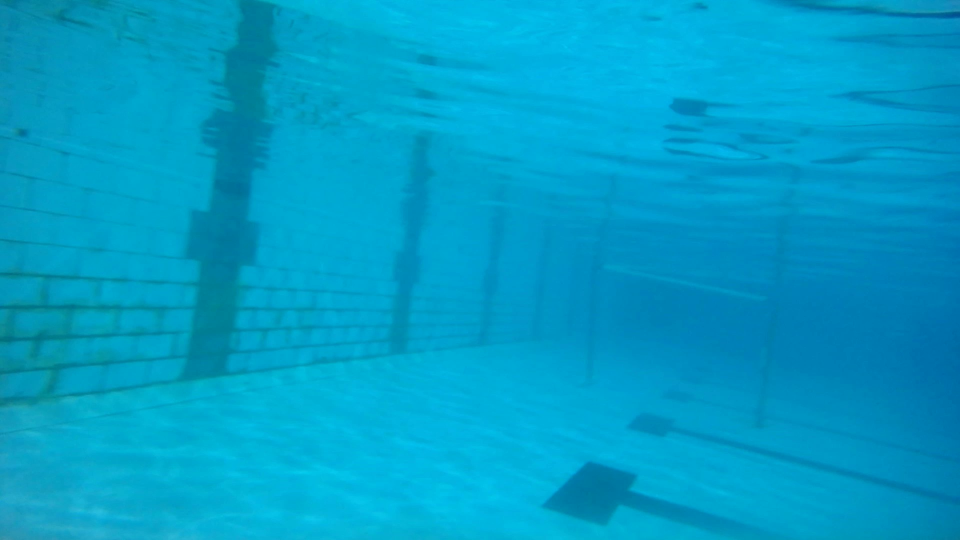
#> input picture testCases/WIN_20231017_23_15_57_Pro - frame at 0m0s.jpg, 1920 x 1080 px, given in place of Untitled video - Made with Clipchamp (1).mp4, which was not available (shown at 1/2 size)
$ python theCodeWithBestResults.py
#> lines starting #> are read from the running program, lines starting #| are printed output that depends on the picture; after the words box and inside, x2 and y2 are one past the last pixel; in counts of white or black regions, pixels touching at a corner belong together; pictures that were not available may be replaced by others from this repository, and a replacement may not be noted
import cv2
import numpy as np

# Function for unsharp mask
def unsharp_mask(image, sigma=1.0, strength=1.5):
    blurred = cv2.bilateralFilter(image, 2, 75, 75)
    sharpened = cv2.addWeighted(image, 1.0 + strength, blurred, -strength, 0)
    return sharpened

# Read the video file

# Read the video file
#video_path = r"C:\Users\Mudit\Downloads\VScode\cv\Deepblu\Untitled video - Made with Clipchamp (3).mp4"#Very faint gate
#video_path = r"C:\Users\Mudit\Downloads\VScode\cv\Deepblu\Untitled video - Made with Clipchamp (2).mp4"#short video
video_path = r"C:\Users\Mudit\Downloads\VScode\cv\Deepblu\Untitled video - Made with Clipchamp (1).mp4"# best test caase best performance
#video_path = r"C:\Users\Mudit\Downloads\VScode\cv\Deepblu\Untitled video - Made with Clipchamp.mp4" #ideal
cap = cv2.VideoCapture(video_path)
# [7 lines of commented-out code are left out]
kernel_5x5 = np.array(
    [
        [-1, -1, -1, -1, -1],
        [-1, 1, 2, 1, -1],
        [-1, 2, 5, 2, -1],
        [-1, 1, 2, 1, -1],
        [-1, -1, -1, -1, -1],
    ]
)

kernel_7x7 = np.array(
    [
        [-1, -1, -1, -1, -1, -1, -1],
        [-1, -1, -1, -1, -1, -1, -1],
        [-1, -1, -1, 8, -1, -1, -1],
        [-1, -1, 8, 13.5, 8, -1, -1],
        [-1, -1, -1, 8, -1, -1, -1],
        [-1, -1, -1, -1, -1, -1, -1],
        [-1, -1, -1, -1, -1, -1, -1]
    ]
)

kernel_7x7_hor = np.array(
    [
        [-1, -1, -1, 6, -1, -1, -1],
        [-1, -1, -1, 6, -1, -1, -1],
        [-1, -1, -1, 6, -1, -1, -1],
        [-1, -1, -1, 6, -1, -1, -1],
        [-1, -1, -1, 6, -1, -1, -1],
        [-1, -1, -1, 6, -1, -1, -1],
        [-1, -1, -1, 6, -1, -1, -1]
    ]
)

kernel_7x7_hor_thick = np.array(
    [
        [-1, -1, 4/3, 4/3, 4/3, -1, -1],
        [-1, -1, 4/3, 4/3, 4/3, -1, -1],
        [-1, -1, 4/3, 4/3, 4/3, -1, -1],
        [-1, -1, 4/3, 4/3, 4/3, -1, -1],
        [-1, -1, 4/3, 4/3, 4/3, -1, -1],
        [-1, -1, 4/3, 4/3, 4/3, -1, -1],
        [-1, -1, 4/3, 4/3, 4/3, -1, -1]
    ]
)

kernel_7x7_corners = np.array(
    [
        [-1, -1, -1, -1, -1, -1, -1],
        [-1, -1, -1, -1, -1, -1, -1],
        [-1, -1, 4/3, 4/3, 4/3, 4/3, 4/3],
        [-1, -1, 4/3, 4/3, 4/3, 4/3, 4/3],
        [-1, -1, 4/3, 4/3, 4/3, 4/3, 4/3],
        [-1, -1, 4/3, 4/3, 4/3, -1, -1],
        [-1, -1, 4/3, 4/3, 4/3, -1, -1]
    ]
)

while cap.isOpened():
    ret, frame = cap.read()
#> frame is the input picture: shape (1080, 1920, 3); mean B, G, R 199.4, 157.6, 1.1

    if not ret:
        break

    frame = cv2.resize(frame, (640, 480))
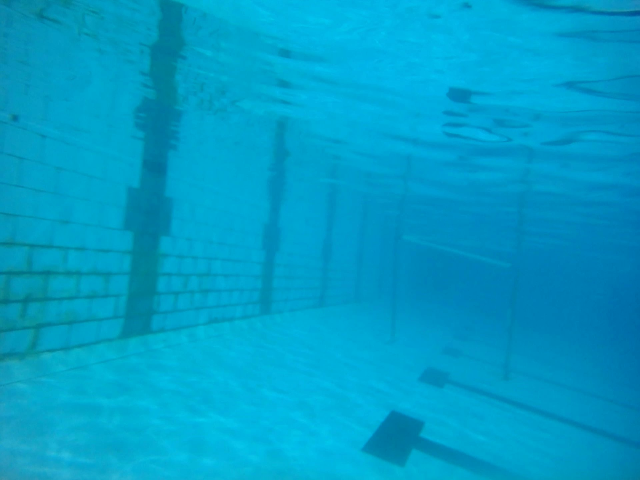
#> frame: shape (480, 640, 3); mean B, G, R 199.4, 157.6, 1.1
    blue = frame[:, :, 2]
    green = frame[:, :, 1]
    red = frame[:, :, 0]
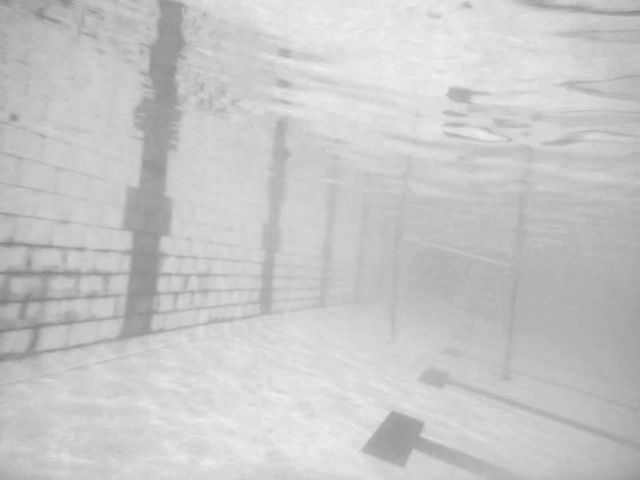
#> red: shape (480, 640); min 124, max 241, mean 199.4

    # Combine images with different weights
    combined = cv2.addWeighted((blue), 0.05, green, 0.66, 0)
    combined = cv2.addWeighted(combined, 0.7, red, 0.52, 0)
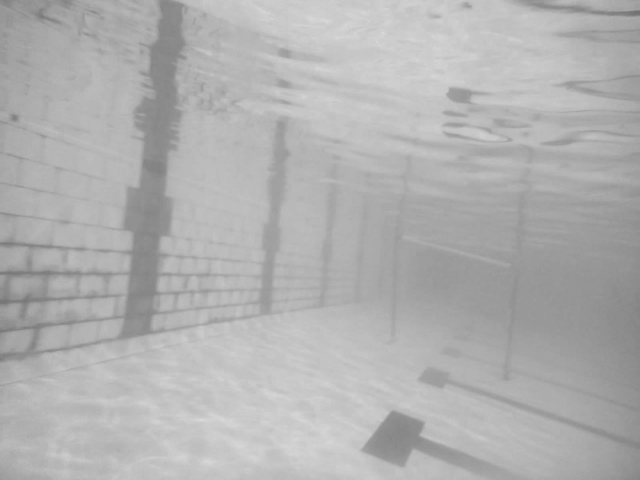
#> combined: shape (480, 640); min 111, max 218, mean 176.6
    sharpened = cv2.filter2D(combined, -1, kernel_7x7)
    sharpened_hor= cv2.filter2D(combined, -1, kernel_7x7_hor)
    sharpened_hor_thick = cv2.filter2D(combined, -1 , kernel_7x7_hor_thick)
    sharpened_corners = cv2.filter2D(combined, -1, kernel_7x7_corners)
    sharpened = cv2.bilateralFilter(sharpened_hor_thick, 6, 80, 80)
    sharpened = cv2.bitwise_not(sharpened_hor_thick)
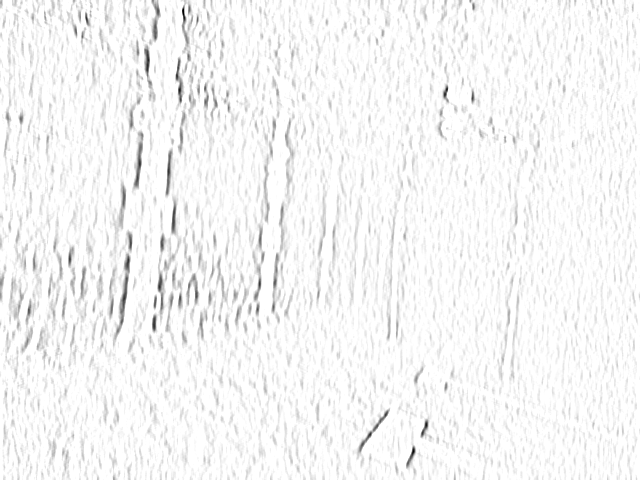
#> sharpened: shape (480, 640); min 0, max 255, mean 245.6
    ret, thresh = cv2.threshold(sharpened_hor_thick, 110, 255, cv2.THRESH_BINARY)
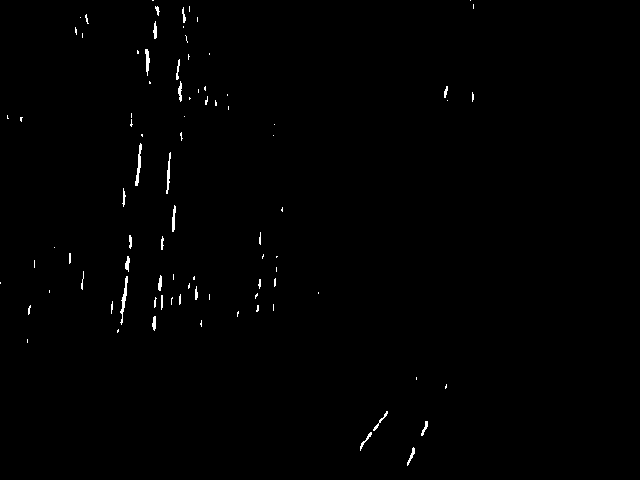
#> thresh: shape (480, 640); 0.57% white in thin lines or dots, all inside (x1, y1, x2, y2) = (0, 0, 474, 466)
    kernel = np.ones((5 ,5 ), np.uint8)
    edges = cv2.Canny(thresh, 240, 245)
#> edges: shape (480, 640); 0.52% white in thin lines or dots, all inside (x1, y1, x2, y2) = (0, 0, 475, 466)
    cv2.imshow("edges", edges)
    cv2.imshow("hor_sharp", sharpened_hor_thick)
    edges = cv2.dilate(edges, kernel, iterations=1)
#> edges: shape (480, 640); 3% white; 69 white regions (2 under 20 px), largest, box (x1, y1, x2, y2) and area: (114, 254, 132, 335) 656, (357, 409, 390, 453) 440, (132, 141, 144, 188) 384
    # Probabilistic Hough Line Transform
    linesP = cv2.HoughLinesP(edges, 5, np.pi / 180, 50, 150, 40)
#> linesP = [[137, 187, 142, 141], [133, 187, 139, 141], [176, 100, 180, 57], [166, 195, 171, 150], [118, 315, 131, 257], [119, 334, 128, 288], [164, 195, 168, 150], [134, 187, 140, 141]]
    cv2.imshow("thresh", thresh)
    # cv2.imshow("sharpened", sharpened)
    # Detect and draw parallel lines
    if linesP is not None:
        cdstP = cv2.cvtColor(thresh, cv2.COLOR_GRAY2BGR)
        parallel_lines = []
        for line in linesP:
            x1, y1, x2, y2 = line[0]
            angle = np.arctan2(y2 - y1, x2 - x1) * 180 / np.pi
            if 60 < angle < 110 or -110 < angle < -70:  # Adjust angle range for parallel lines
                parallel_lines.append((x1, y1, x2, y2))
                cv2.line(cdstP, (x1, y1), (x2, y2), (0, 0, 255), 3, cv2.LINE_AA)
#> this loop made 8 passes
#> (x1, y1, x2, y2, angle) on passes 1 to 8: (137, 187, 142, 141, -83.8), (133, 187, 139, 141, -82.57), (176, 100, 180, 57, -84.69), (166, 195, 171, 150, -83.66), (118, 315, 131, 257, -77.37), (119, 334, 128, 288, -78.93), (164, 195, 168, 150, -84.92), (134, 187, 140, 141, -82.57)
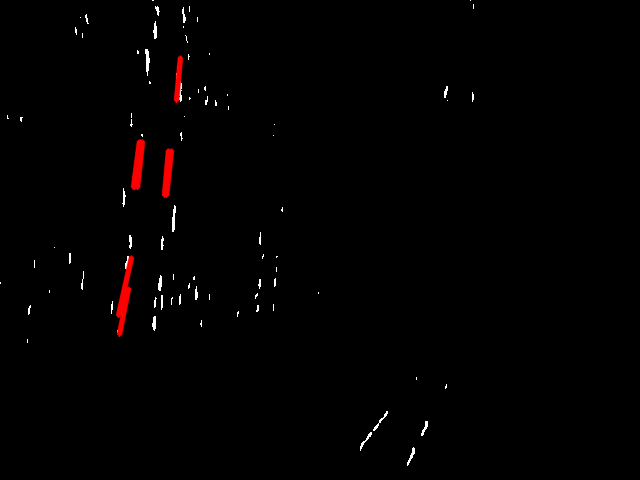
#> cdstP: shape (480, 640, 3); mean B, G, R 1.1, 1.1, 2.4
#> after the loop, parallel_lines = [(137, 187, 142, 141), (133, 187, 139, 141), (176, 100, 180, 57), (166, 195, 171, 150), (118, 315, 131, 257), (119, 334, 128, 288), (164, 195, 168, 150), (134, 187, 140, 141)]

        # Draw bounding box around two longest parallel lines
        if len(parallel_lines) >= 2:
            # Sort by line length
            parallel_lines.sort(key=lambda l: ((l[2] - l[0]) ** 2 + (l[3] - l[1]) ** 2) ** 0.5, reverse=True)

            x1_1, y1_1, x2_1, y2_1 = parallel_lines[0]
#> x1_1 = 118; y1_1 = 315; x2_1 = 131; y2_1 = 257
            x1_2, y1_2, x2_2, y2_2 = parallel_lines[1]
#> x1_2 = 119; y1_2 = 334; x2_2 = 128; y2_2 = 288

            cv2.line(cdstP, (x1_1, y1_1), (x2_1, y2_1), (0, 255, 0), 2)
            cv2.line(cdstP, (x1_2, y1_2), (x2_2, y2_2), (0, 255, 0), 2)

            x_min = min(x1_1, x2_1, x1_2, x2_2)
#> x_min = 118
            x_max = max(x1_1, x2_1, x1_2, x2_2)
#> x_max = 131
            y_min = min(y1_1, y2_1, y1_2, y2_2)
#> y_min = 257
            y_max = max(y1_1, y2_1, y1_2, y2_2)
#> y_max = 334

            centre = ((x_max+x_min)/2, (y_max+y_min)/2)
#> centre = (124.5, 295.5)
            radius = 10

            #if ((y_max-y_min)/(x_max-x_min))<1:
                #cv2.circle(frame, centre, radius, (0,255,0), -1)
                #cv2.circle(cdstP, centre, radius, (0,255,0), -1)
            cv2.rectangle(cdstP, (x_min, y_min), (x_max, y_max), (255, 0, 0), 2)
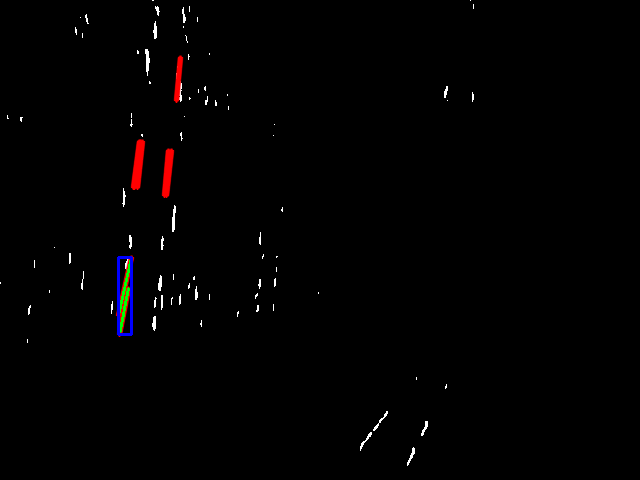
#> cdstP: shape (480, 640, 3); mean B, G, R 1.5, 1.3, 2.1
            cv2.rectangle(frame, (x_min, y_min), (x_max, y_max), (90, 0, 0), 2)

        cv2.imshow("Detected Lines (in red) - Probabilistic Line Transform", cdstP)
        cv2.imshow("SAXX", frame)
        cv2.imshow("sharp corners", sharpened_corners)
        #cv2.waitKey(0)
        # output_video.write(frame)
    if cv2.waitKey(1) & 0xFF == ord("q"):
#> (key q is pressed here)
        break

cap.release()
cv2.destroyAllWindows()

$ run again, on testCases/WIN_20231017_23_15_57_Pro - frame at 0m17s.jpg
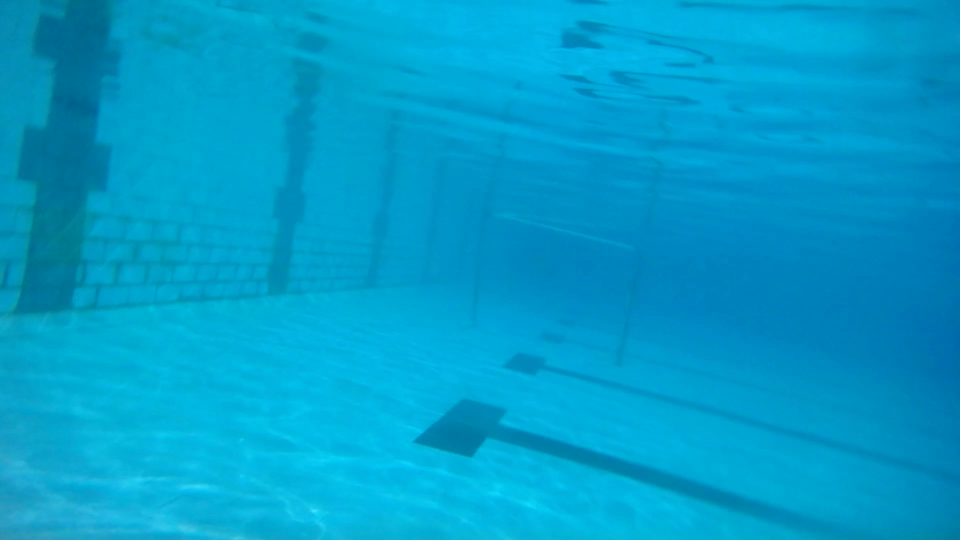
#> input picture testCases/WIN_20231017_23_15_57_Pro - frame at 0m17s.jpg, 1920 x 1080 px, given in place of Untitled video - Made with Clipchamp (1).mp4, which was not available (shown at 1/2 size)
#> frame is the input picture: shape (1080, 1920, 3); mean B, G, R 202.5, 157.2, 1.5
#> thresh: shape (480, 640); 0.64% white in thin lines or dots, all inside (x1, y1, x2, y2) = (0, 0, 484, 480)
#> linesP = 14 rows, first 6: [47, 286, 57, 209], [13, 256, 22, 163], [56, 254, 62, 166], [72, 171, 73, 127], [46, 272, 51, 231], [67, 129, 68, 81]
#> the loop `for line in linesP:` made 14 passes
#> (x1, y1, x2, y2, angle) on passes 1 to 8: (47, 286, 57, 209, -82.6), (13, 256, 22, 163, -84.47), (56, 254, 62, 166, -86.1), (72, 171, 73, 127, -88.7), (46, 272, 51, 231, -83.05), (67, 129, 68, 81, -88.81), (177, 264, 180, 221, -86.01), (26, 115, 32, 68, -82.72)
#> after the loop `for line in linesP:`:
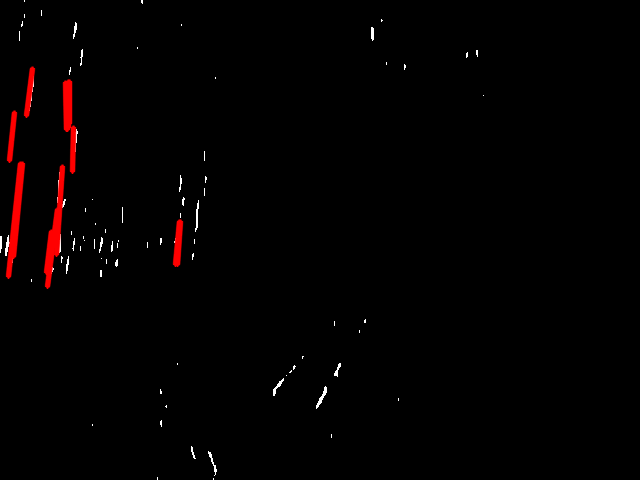
#> cdstP: shape (480, 640, 3); mean B, G, R 0.9, 0.9, 3.7
#> after the loop `for line in linesP:`: parallel_lines = 14 items, first 6: (47, 286, 57, 209), (13, 256, 22, 163), (56, 254, 62, 166), (72, 171, 73, 127), (46, 272, 51, 231), (67, 129, 68, 81)
#> x1_1 = 8; y1_1 = 276; x2_1 = 20; y2_1 = 163
#> x1_2 = 13; y1_2 = 256; x2_2 = 22; y2_2 = 163
#> x_min = 8
#> x_max = 22
#> y_min = 163
#> y_max = 276
#> centre = (15, 219.5)
#> `cv2.rectangle(cdstP, (x_min, y_min), (x_max, y_max), (255, 0, 0), 2)`:
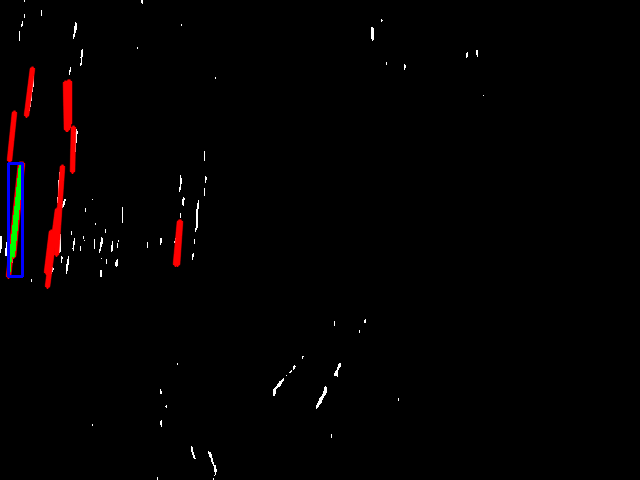
#> cdstP: shape (480, 640, 3); mean B, G, R 1.5, 1.2, 3.1

$ run again, on testCases/WIN_20231017_23_15_57_Pro - frame at 0m33s.jpg
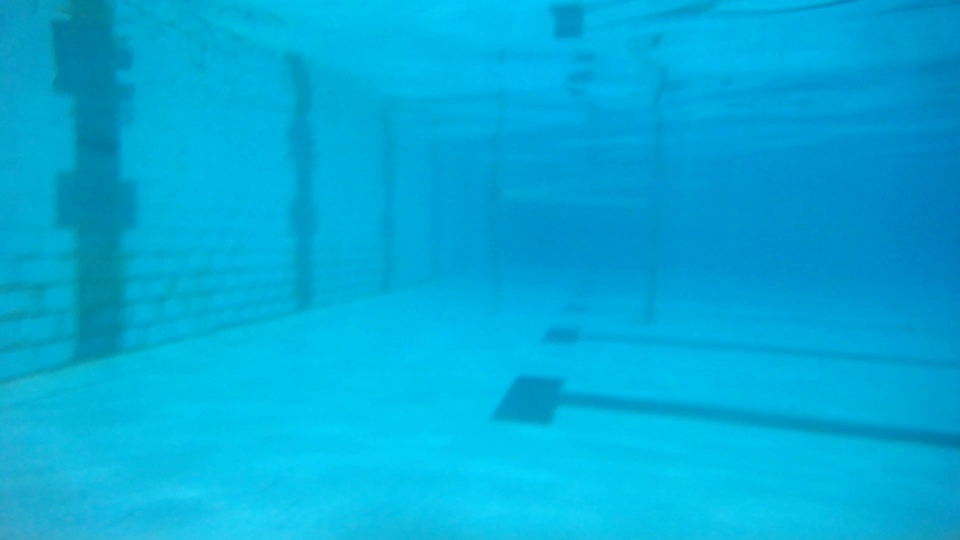
#> input picture testCases/WIN_20231017_23_15_57_Pro - frame at 0m33s.jpg, 1920 x 1080 px, given in place of Untitled video - Made with Clipchamp (1).mp4, which was not available (shown at 1/2 size)
#> frame is the input picture: shape (1080, 1920, 3); mean B, G, R 216.9, 171.8, 2.5
#> frame: shape (480, 640, 3)
#> `ret, thresh = cv2.threshold(sharpened_hor_thick, 110, 255, cv2.THRESH_..`:
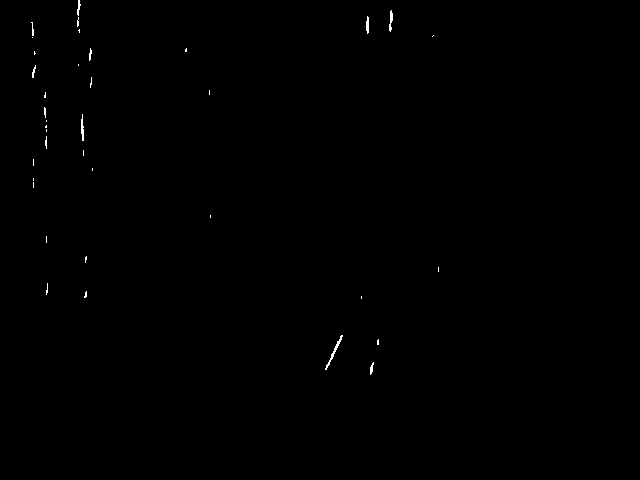
#> thresh: shape (480, 640); 0.19% white in thin lines or dots, all inside (x1, y1, x2, y2) = (31, 0, 439, 375)
#> `edges = cv2.dilate(edges, kernel, iterations=1)`:
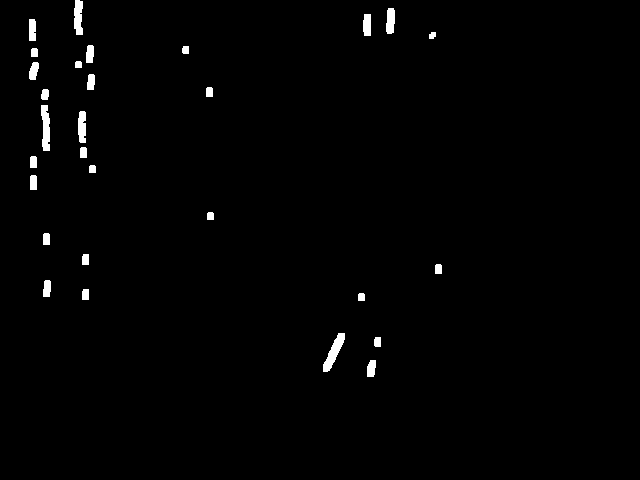
#> edges: shape (480, 640); 1.1% white; 29 white regions, largest, box (x1, y1, x2, y2) and area: (323, 333, 345, 372) 354, (41, 105, 50, 151) 325, (74, 0, 83, 35) 264
#> linesP = None

$ run again, on testCases/WIN_20231017_23_15_57_Pro - frame at 0m53s.jpg
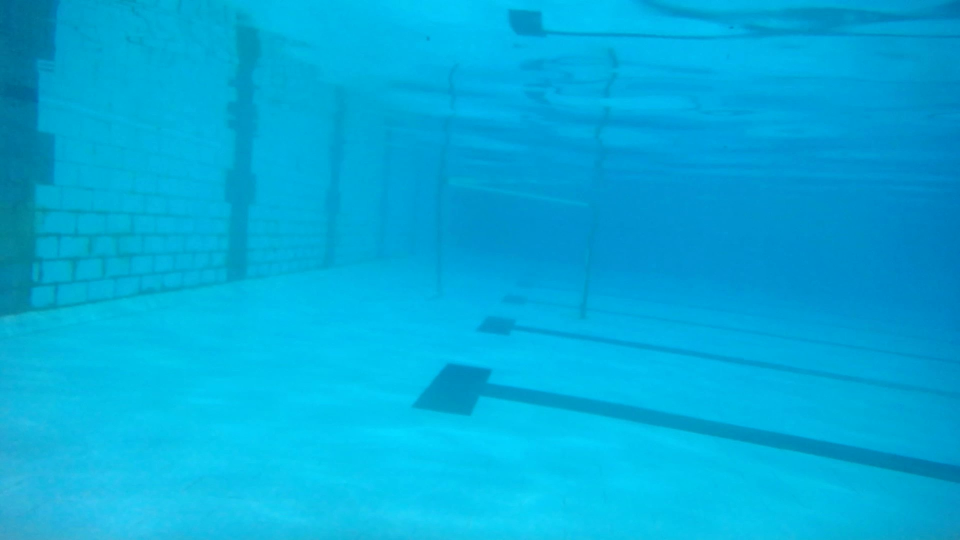
#> input picture testCases/WIN_20231017_23_15_57_Pro - frame at 0m53s.jpg, 1920 x 1080 px, given in place of Untitled video - Made with Clipchamp (1).mp4, which was not available (shown at 1/2 size)
#> frame is the input picture: shape (1080, 1920, 3); mean B, G, R 219.1, 172.3, 2.8
#> thresh: shape (480, 640); 0.62% white in thin lines or dots, all inside (x1, y1, x2, y2) = (4, 0, 492, 371)
#> linesP = 14 rows, first 6: [152, 23, 155, 69], [27, 118, 29, 60], [25, 118, 25, 51], [37, 63, 39, 0], [154, 23, 156, 69], [19, 272, 22, 231]
#> the loop `for line in linesP:` made 14 passes
#> (x1, y1, x2, y2, angle) on passes 1 to 8: (152, 23, 155, 69, 86.27), (27, 118, 29, 60, -88.03), (25, 118, 25, 51, -90), (37, 63, 39, 0, -88.18), (154, 23, 156, 69, 87.51), (19, 272, 22, 231, -85.82), (34, 165, 37, 116, -86.5), (28, 254, 29, 208, -88.75)
#> after the loop `for line in linesP:`: parallel_lines = [(152, 23, 155, 69), (27, 118, 29, 60), (25, 118, 25, 51), (37, 63, 39, 0), (154, 23, 156, 69), (19, 272, 22, 231), (34, 165, 37, 116), (28, 254, 29, 208), (25, 207, 26, 252), (35, 166, 38, 116), (39, 63, 39, 15), (23, 51, 24, 111), (37, 42, 37, 1), (26, 107, 28, 65)]
#> x1_1 = 25; y1_1 = 118; x2_1 = 25; y2_1 = 51
#> x1_2 = 37; y1_2 = 63; x2_2 = 39; y2_2 = 0
#> x_min = 25
#> x_max = 39
#> y_min = 0
#> y_max = 118
#> centre = (32, 59)
#> `cv2.rectangle(cdstP, (x_min, y_min), (x_max, y_max), (255, 0, 0), 2)`:
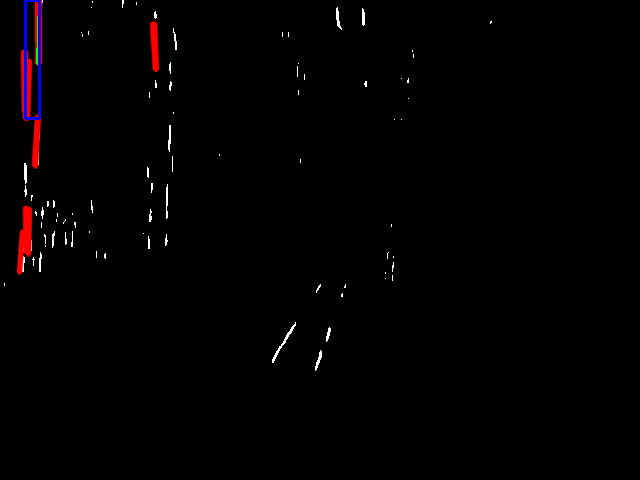
#> cdstP: shape (480, 640, 3); mean B, G, R 1.7, 1.1, 2.6
